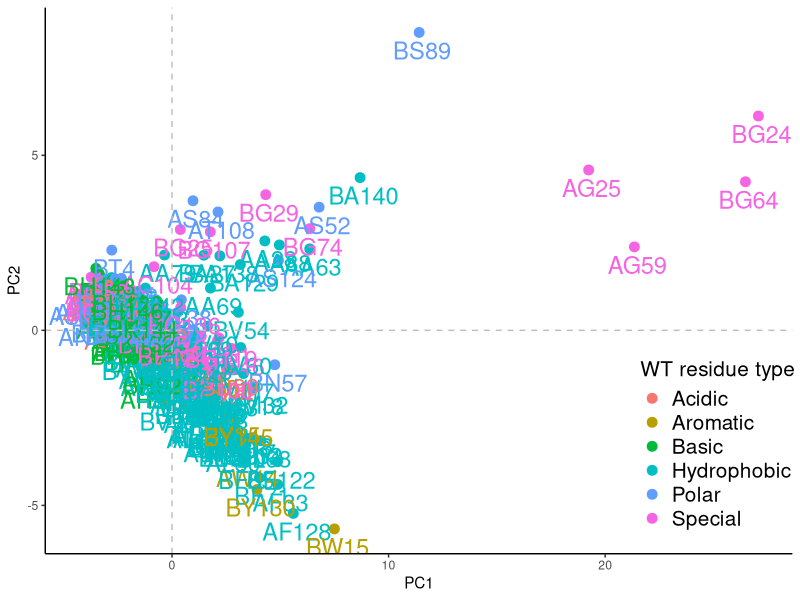
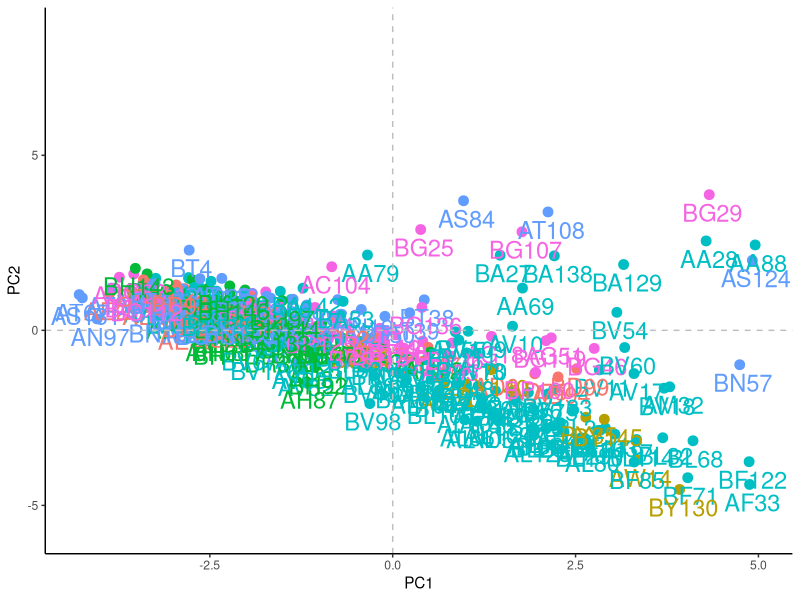
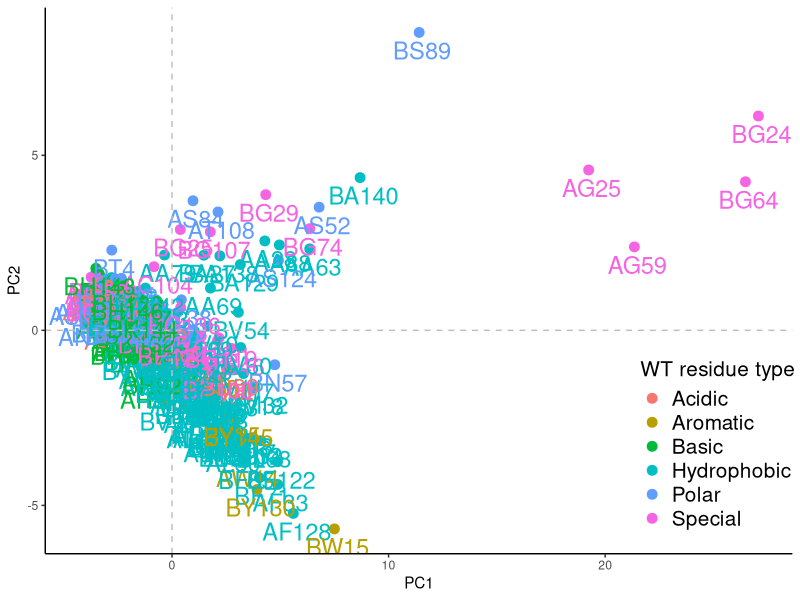
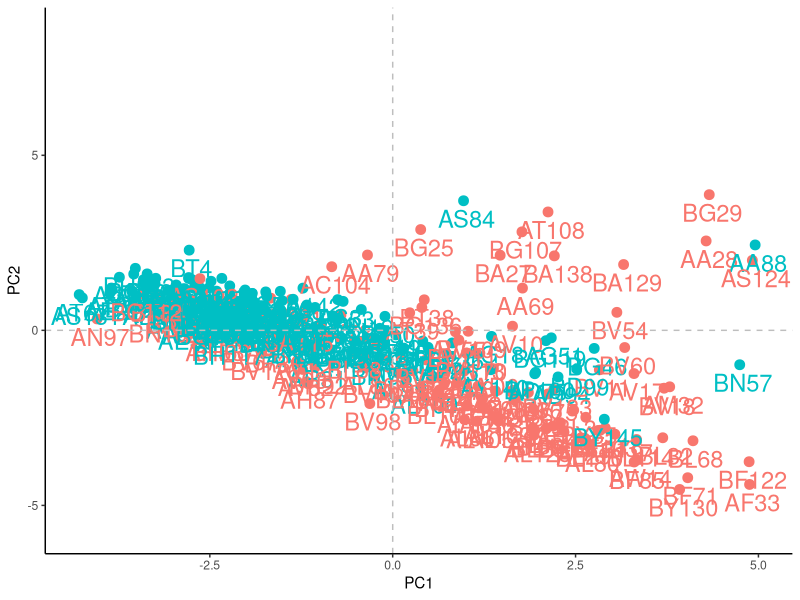
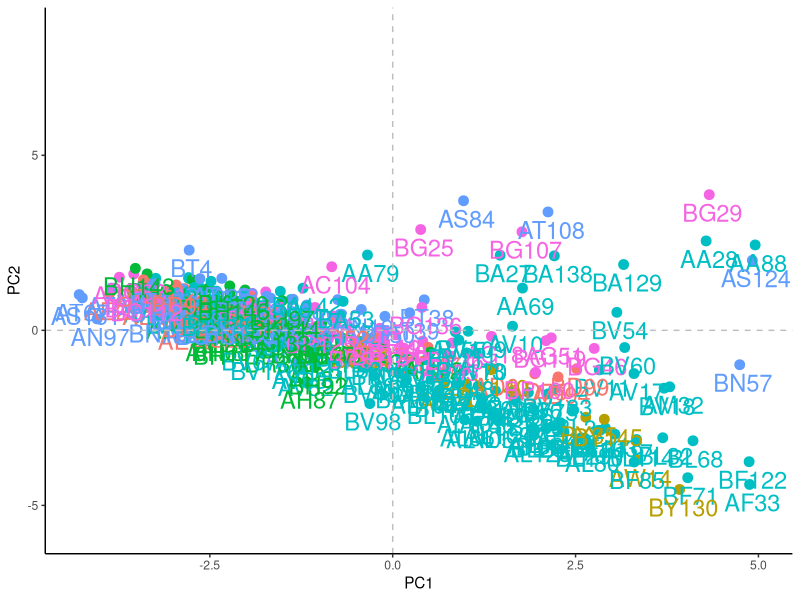
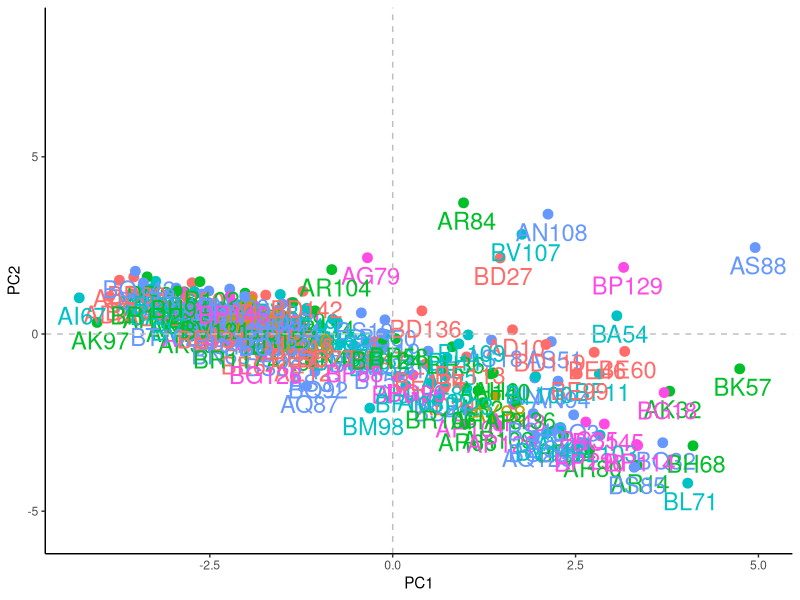
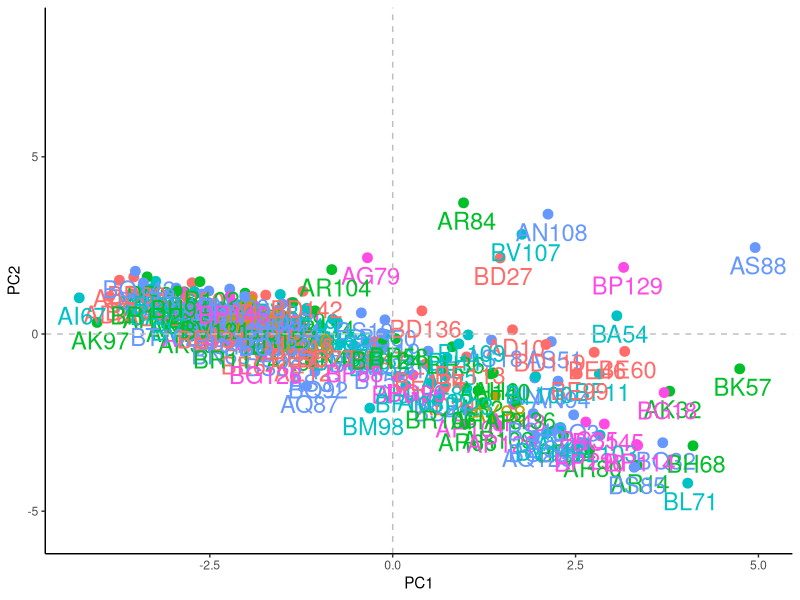
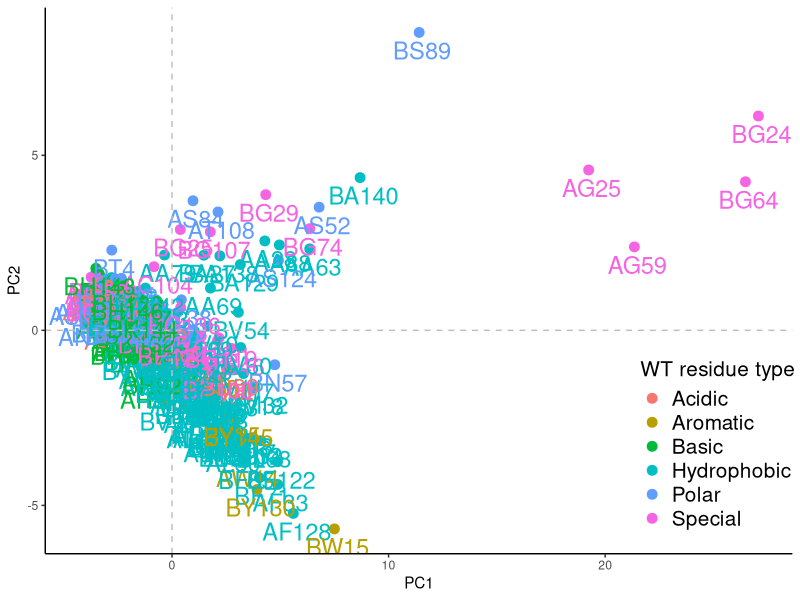

Recreate these plots in R, in order. (Note: this script raises an error after producing the figures.)
library(tidyverse)

data <- read_csv("../00_datasets/processed/data.csv")
metadata <- read_csv("../00_datasets/processed/metadata.csv")

# perform PCA on the data ------
pca <- prcomp(data, scale. = TRUE)

# create a data frame of the first two principal components
pca_data <- data.frame(
  PC1 = pca$x[,1],
  PC2 = pca$x[,2],
  Residue = metadata$Residue,
  Mutated_residue = metadata$Mutated_residue,
  Residue_type = metadata$residue_type,
  Mutant = metadata$MUT,
  Exposure = metadata$Exposure,
  Clin = metadata$Clinical_significance,
  Expo = metadata$Exposure,
  Chain = metadata$Chain
)

# WILD TYPE FULL
wt_full <- ggplot(pca_data, aes(x = PC1, y = PC2, 
                                color = Residue_type, label = Residue)) +
  geom_point(size = 3) + 
  geom_text(hjust=0.45, vjust=1.5, size = 6, show.legend = FALSE) + 
  labs(x = "PC1", y = "PC2") +
  geom_hline(yintercept=0, linetype="dashed", color = "grey") +
  geom_vline(xintercept=0, linetype="dashed", color = "grey") + 
  labs(color = "WT residue type") +
  theme_classic()+
  theme(legend.position = c(0.9, 0.2)) +
  theme(legend.text = element_text(size = 15), legend.title = element_text(size = 15))   

wt_full
ggsave("../02_figures/res_wt_full.png", wt_full, width = 24, height = 18, units = "cm") #+
# ggtitle("A)") + 



# WILD TYPE ZOOM
wt_zoom <- ggplot(pca_data, aes(x = PC1, y = PC2, 
                                color = Residue_type, label = Residue)) +
  geom_point(size = 3) + 
  geom_text(hjust=0.45, vjust=1.5, size = 6, show.legend = FALSE) + 
  labs(x = "PC1", y = "PC2") +
  geom_hline(yintercept=0, linetype="dashed", color = "grey") +
  geom_vline(xintercept=0, linetype="dashed", color = "grey") +
  labs(color = "WT residue type") +
  theme_classic()+
  theme(legend.position = c(0.9, 0.2)) +
  theme(legend.text = element_text(size = 15), legend.title = element_text(size = 15))  +
  xlim(-NA, 5) + 
  #theme(legend.position = c(0.15, 0.8))+
  theme(legend.position = c(0.09, 0.85))+
  theme(legend.position = "none")


wt_zoom 
ggsave("../02_figures/res_wt_zoom.png", wt_zoom, width = 24, height = 18, units = "cm")
#+
# ggtitle("A)") 


wt_full
# EXPOSURE  FULL
expo_full <- ggplot(pca_data, aes(x = PC1, y = PC2, 
                                  color = Expo, label = Residue)) +
  geom_point(size = 3) + 
  geom_text(hjust=0.45, vjust=1.5, size = 6, show.legend = FALSE) + 
  labs(x = "PC1", y = "PC2") +
  geom_hline(yintercept=0, linetype="dashed", color = "grey") +
  geom_vline(xintercept=0, linetype="dashed", color = "grey") + 
  labs(color = "WT residue type") +
  theme_classic()+
  theme(legend.position = c(0.9, 0.2)) +
  theme(legend.text = element_text(size = 15), legend.title = element_text(size = 15))   
ggsave("../02_figures/expo_full.png", expo_full, width = 24, height = 18, units = "cm")


# EXPOSURE ZOOM
expo_zoom <- ggplot(pca_data, aes(x = PC1, y = PC2, 
                                  color = Expo, label = Residue)) +
  geom_point(size = 3) + 
  geom_text(hjust=0.45, vjust=1.5, size = 6, show.legend = FALSE) + 
  labs(x = "PC1", y = "PC2") +
  geom_hline(yintercept=0, linetype="dashed", color = "grey") +
  geom_vline(xintercept=0, linetype="dashed", color = "grey") +
  labs(color = "WT residue type") +
  theme_classic()+
  theme(legend.position = c(0.9, 0.2)) +
  theme(legend.text = element_text(size = 15), legend.title = element_text(size = 15))   +
  xlim(-NA, 5) + 
  #theme(legend.position = c(0.15, 0.8))+
  theme(legend.position = c(0.09, 0.85))+
  theme(legend.position = "none")


expo_zoom 
ggsave("../02_figures/expo_zoom.png", expo_zoom, width = 24, height = 18, units = "cm")


# MUTANT FULL
custom_colors <- c("#FF6C6A", "#C59B00", "#00C029", "#00C2C5", "#6698FF", "#FF4AE6", "grey")
mut_full <- pca_data %>% filter(Mutated_residue != "Undocumented") %>% 
  ggplot(aes(x = PC1, y = PC2, 
             color = Mutant, label = Mutated_residue)) +
  geom_point(size = 3) + 
  geom_text(hjust=0.45, vjust=1.5, size = 6, show.legend = FALSE) + 
  labs(x = "PC1", y = "PC2") +
  geom_hline(yintercept=0, linetype="dashed", color = "grey") +
  geom_vline(xintercept=0, linetype="dashed", color = "grey") +
  labs(color = "Mutant residue type") +
  scale_color_manual(values = c("#FF6C6A", "#C59B00", "#00C029", "#00C2C5", "#6698FF", "#FF4AE6", "grey"), 
                     labels = c("Acidic", "Aromatic", "Basic", 
                                "Hydrophobic", "Polar", "Special", "Undocumented")) +
  theme_classic()+
  # theme(legend.position = c(0.9, 0.23)) +
  theme(legend.position = c(0.9, 0.2)) +
  theme(legend.text = element_text(size = 15), legend.title = element_text(size = 15))   +
  ylim(-5.5, NA) 

ggsave("../02_figures/res_mut_full.png", mut_full, width = 24, height = 18, units = "cm") #+


wt_zoom
# MUTANT ZOOM
custom_colors <- c("#FF6C6A", "#C59B00", "#00C029", "#00C2C5", "#6698FF", "#FF4AE6", "grey")
mut_zoom <- pca_data %>% filter(Mutated_residue != "Undocumented") %>% 
  ggplot(aes(x = PC1, y = PC2, 
             color = Mutant, label = Mutated_residue)) +
  geom_point(size = 3) + 
  geom_text(hjust=0.45, vjust=1.5, size = 6, show.legend = FALSE) + 
  labs(x = "PC1", y = "PC2") +
  geom_hline(yintercept=0, linetype="dashed", color = "grey") +
  geom_vline(xintercept=0, linetype="dashed", color = "grey") +
  labs(color = "Mutant residue type") +
  scale_color_manual(values = c("#FF6C6A", "#C59B00", "#00C029", "#00C2C5", "#6698FF", "#FF4AE6", "grey"), 
                     labels = c("Acidic", "Aromatic", "Basic", 
                                "Hydrophobic", "Polar", "Special", "Undocumented")) +
  theme_classic()+
  # theme(legend.position = c(0.9, 0.23)) +
  theme(legend.text = element_text(size = 15), legend.title = element_text(size = 15))   +
  ylim(-5.5, NA)+
  xlim(-NA, 5) + 
  theme(legend.position = c(0.10, 0.85)) +
  theme(legend.position = "none")
mut_zoom
ggsave("res_mut_zoom.png", mut_zoom, width = 24, height = 18, units = "cm")

mut_zoom
clin_zoom
# Define custom colors for each group
custom_colors_marrones <- c("#0072B2", "#56B4E9", "#E69F00", "#D55E00", "#009E73", "#CC79A7")
custom_colors <- c("#0072B2", "#93B1FF", "#E69F00", "#D55E00", "#009E73", "#BFBFBF")

custom_colors <- c("#0072B2", "#01C620", "#B99F03", "#FF6068", "#009E73", "#BFBFBF")
custom_colors <- c("#0072B2", "#93B1FF", "#B99F03", "#FF6068", "#009E73", "#BFBFBF")

#Exportar 954-635
# Clinical FULL
custom_colors <- c("#0072B2", "#93B1FF", "#B99F03", "#FF6068", "#009E73", "#BFBFBF")
clin_full <- pca_data %>% filter(Mutated_residue != "Undocumented") %>% 
  ggplot(aes(x = PC1, y = PC2, 
             color = Clin, label = Mutated_residue)) +
  geom_point(size = 3) + 
  geom_text(hjust=0.45, vjust=1.5, size = 6,show.legend = FALSE) + 
  labs(x = "PC1", y = "PC2") +
  geom_hline(yintercept=0, linetype="dashed", color = "grey") +
  geom_vline(xintercept=0, linetype="dashed", color = "grey") +
  labs(color = "Clinical significance") +
  scale_color_manual(values = c("#0072B2", "#93B1FF", "#B99F03", "#FF6068", "#009E73", "#BFBFBF"), 
                     labels = c("Benign", "Likely benign", "Likely pathogenic", 
                                "Pathogenic", "Uncertain significance", "Undocumented")) +
  guides(label = FALSE) +
  theme_classic()+
  theme(legend.position = c(0.9, 0.2)) +
  theme(legend.text = element_text(size = 15), legend.title = element_text(size = 15))   +
  ylim(-5.5, NA) 

ggsave("../02_figures/res_clin_full.png", clin_full, width = 24, height = 18, units = "cm")

# Clinical ZOOM
custom_colors <- c("#0072B2", "#93B1FF", "#B99F03", "#FF6068", "#009E73", "#BFBFBF")
clin_zoom <- pca_data %>% filter(Mutated_residue != "Undocumented") %>% 
  ggplot(aes(x = PC1, y = PC2, 
             color = Clin, label = Mutated_residue)) +
  geom_point(size = 3) + 
  geom_text(hjust=0.45, vjust=1.5, size = 6,show.legend = FALSE) + 
  labs(x = "PC1", y = "PC2") +
  geom_hline(yintercept=0, linetype="dashed", color = "grey") +
  geom_vline(xintercept=0, linetype="dashed", color = "grey") +
  labs(color = "Clinical significance") +
  scale_color_manual(values = c("#0072B2", "#93B1FF", "#B99F03", "#FF6068", "#009E73", "#BFBFBF"), 
                     labels = c("Benign", "Likely benign", "Likely pathogenic", 
                                "Pathogenic", "Uncertain significance", "Undocumented")) +
  guides(label = FALSE) +
  theme_classic()+
  #theme(legend.position = c(0.85, 0.2))+
  #theme(legend.text = element_text(size = 10), legend.title = element_text(size = 10))  +
  ylim(-5.5, NA)+
  xlim(-NA, 5) + 
  theme(legend.position = "none")
#theme(legend.position = c(0.13, 0.87)

clin_zoom
ggsave("../02_figures/res_clin_zoom.png", clin_zoom, width = 24, height = 18, units = "cm")






